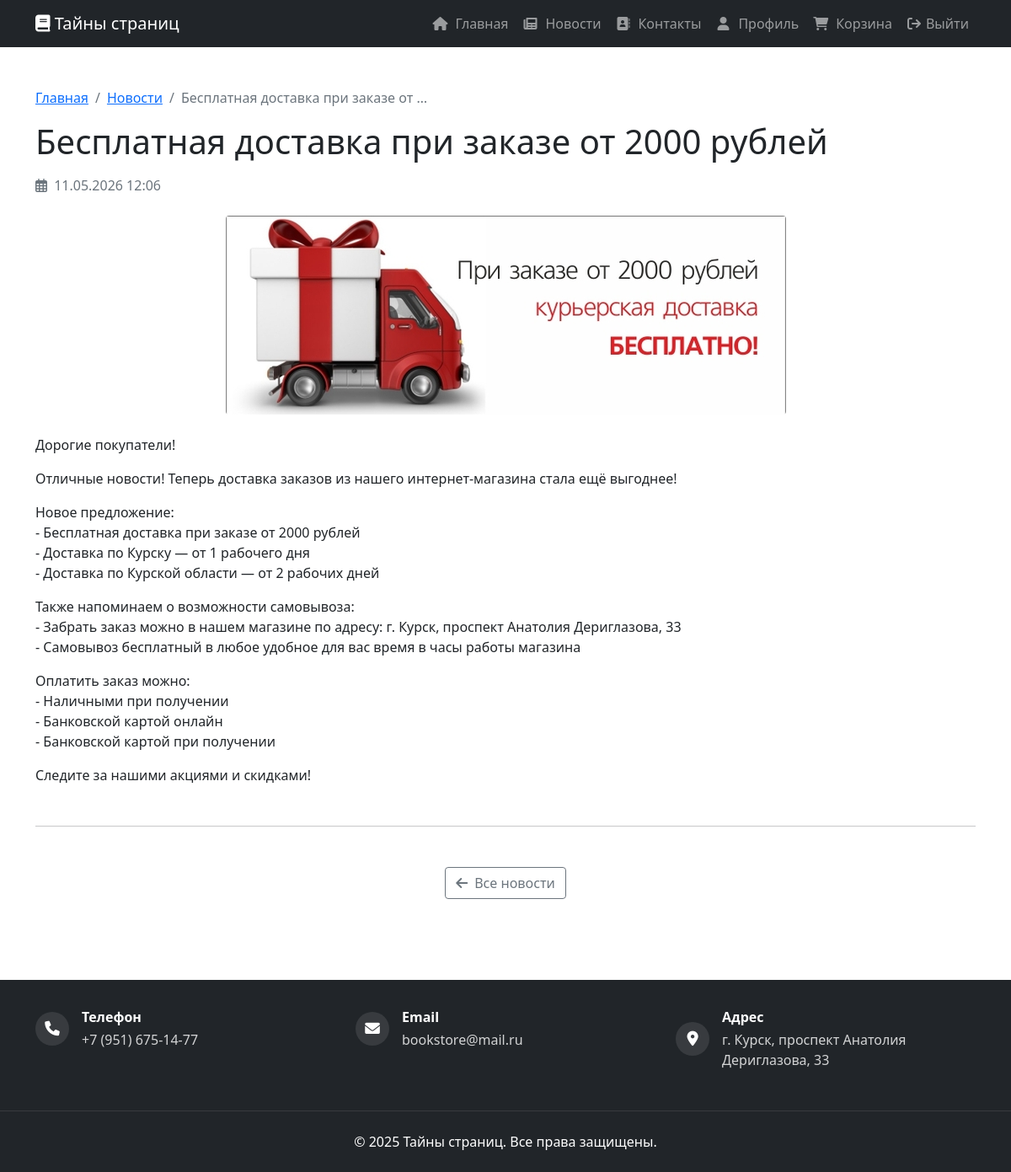
/news/besplatnaya-dostavka-pri-zakaze-ot-2000/ (signed in), run on the app's committed database.
### catalog/models.py (models this page shows, shortened)
class News(models.Model):
    title = models.CharField(max_length=200, verbose_name="Заголовок")
    slug = models.SlugField(max_length=200, unique=True, verbose_name="URL-имя")
    short_content = models.TextField(verbose_name="Краткое описание")
    content = models.TextField(verbose_name="Полное содержание")
    image = models.ImageField(upload_to='news/', verbose_name="Изображение", null=True, blank=True)
    is_published = models.BooleanField(default=True, verbose_name="Опубликовано")
    created_at = models.DateTimeField(auto_now_add=True, verbose_name="Дата создания")
    updated_at = models.DateTimeField(auto_now=True, verbose_name="Дата обновления")
    class Meta:
        verbose_name = "Новость"
        verbose_name_plural = "Новости"
        ordering = ['-created_at']

### catalog/views.py (the view)
# urls.py: path('news/<slug:slug>/', views.news_detail, name='news_detail'),
def news_detail(request, slug):
    news_item = get_object_or_404(News, slug=slug, is_published=True)
    return render(request, 'catalog/news_detail.html', {'news': news_item})

### catalog/models.py (called while the page is built)
    def is_admin(self):
        return self.role == 'admin' or self.role == 'admin'

### catalog/templates/catalog/news_detail.html (shortened to what this page needs)
{% extends 'base.html' %}
{% block content %}
<div class="container py-5">
    <nav aria-label="breadcrumb" class="mb-3">
        <ol class="breadcrumb">
            <li class="breadcrumb-item"><a href="{% url 'home' %}">Главная</a></li>
            <li class="breadcrumb-item"><a href="{% url 'news_list' %}">Новости</a></li>
            <li class="breadcrumb-item active">{{ news.title|truncatewords:5 }}</li>
        </ol>
    </nav>
    <article class="news-detail">
        <h1 class="mb-3">{{ news.title }}</h1>
        <div class="text-muted mb-4">
            <i class="far fa-calendar-alt me-1"></i>
            {{ news.created_at|date:"d.m.Y H:i" }}
        </div>
        {% if news.image %}
        <div class="text-center mb-4">
            <img src="{{ news.image.url }}" class="img-fluid rounded" alt="{{ news.title }}" style="max-height: 500px;">
        </div>
        {% endif %}
        <div class="news-content">
            {{ news.content|linebreaks }}
        </div>
        <hr class="my-5">
        <div class="text-center">
            <a href="{% url 'news_list' %}" class="btn btn-outline-secondary">
                <i class="fas fa-arrow-left me-2"></i>Все новости
            </a>
        </div>
    </article>
</div>
{% endblock %}

### catalog/templates/base.html (style rules this page uses)
body { min-height: 100vh; display: flex; flex-direction: column; }

### data on the page
News: title "Бесплатная доставка при заказе от …", title "Бесплатная доставка при заказе от 2000 рублей", created_at "11.05.2026 12:06", image (picture), content "Дорогие покупатели! Отличные новости! Теперь доставка заказов из нашего интернет-магазина стала ещё выгоднее! Новое предложение: - Бесплатная доставка при заказе от 2000 рублей - Доставка по Курску — от 1 рабочего дня - Доставка по Курской области — от 2 рабочих дней Также напоминаем о возможности самовывоза: - Забрать заказ можно в нашем магазине по адресу: г. Курск, проспект Анатолия Дериглазова, 33 - Самовывоз бесплатный в любое удобное для вас время в часы работы магазина Оплатить заказ можно: - Наличными при получении - Банковской картой онлайн - Банковской картой при получении Следите за нашими акциями и скидками!"
